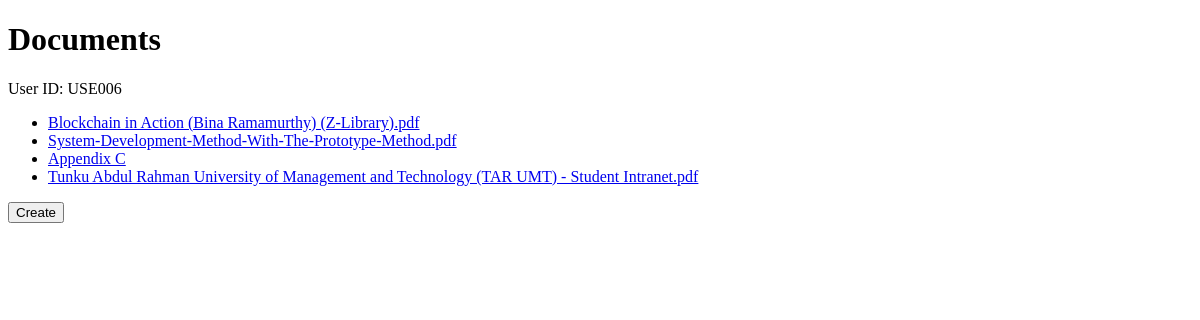
Screenshot of /esign/ (signed in) with the database file from the repository.
### esign/models.py (models this page shows, shortened)
class Document(models.Model):
    docID = models.CharField(max_length=6, primary_key=True)
    title = models.CharField(max_length=255)
    pdf_file = models.FileField(
        upload_to='pdfs/',
        validators=[validate_pdf_extension],
        default=default_pdf_path
    )
    created_date = models.DateTimeField(auto_now_add=True)
    due_date = models.DateTimeField()

### esign/views.py (the view)
# urls.py: path('', views.index, name='index'),
@login_required(login_url='esign:xlogin')
def index(request):
    user_id = request.session['user_id']
    documents = []
    urls = URL.objects.filter(userID_id=user_id).values_list('url', flat=True)
    for user_id in urls:
        documents.append(Document.objects.get(docID=URL.objects.get(url=user_id).docID_id))
    user_id = request.session['user_id']
    documents_urls = zip(documents, urls)
    return render(request, 'esign/index.html', {'documents_urls': documents_urls, 'user_id': user_id})

### esign/custom_backend.py (called while the page is built)
    def get_user(self, user_id):
        try:
            return CustomUser.objects.get(pk=user_id)
        except CustomUser.DoesNotExist:
            return None

### esign/templates/esign/index.html (shortened to what this page needs)
<!DOCTYPE html>
<html lang="en">
<head>
    <!-- {% load static %}
    <link rel="stylesheet" type="text/css" href="{% static 'css/style.css' %}"> -->
</head>
<body>
{% if user.is_authenticated %}
{% block content %}
 <h1>Documents</h1>
 {% if user_id %}
        <p>User ID: {{ user_id }}</p>
    {% else %}
        <p>No user ID found in session.</p>
    {% endif %}
 <ul>
    {% for document, urls in documents_urls %}
    <li>
        <a href="{% url 'esign:management' urls %}">{{ document.title }}</a>
    </li>
  {% empty %}
    <li>No PDFs available.</li>
  {% endfor %}
 </ul>
{% endblock %}
{% endif %}
<button id="createButton" class="btn btn-primary" data-toggle="modal" data-target="#uploadModal">Create</button>
</body>
</html>

### rows the page displays
Document: title "Blockchain in Action (Bina Ramamurthy) (Z-Library).pdf"
Document: title "System-Development-Method-With-The-Prototype-Method.pdf"
Document: title "Appendix C"
Document: title "Tunku Abdul Rahman University of Management and Technology (TAR UMT) - Student Intranet.pdf"

### other values shown
{{ user_id }} "USE006"
